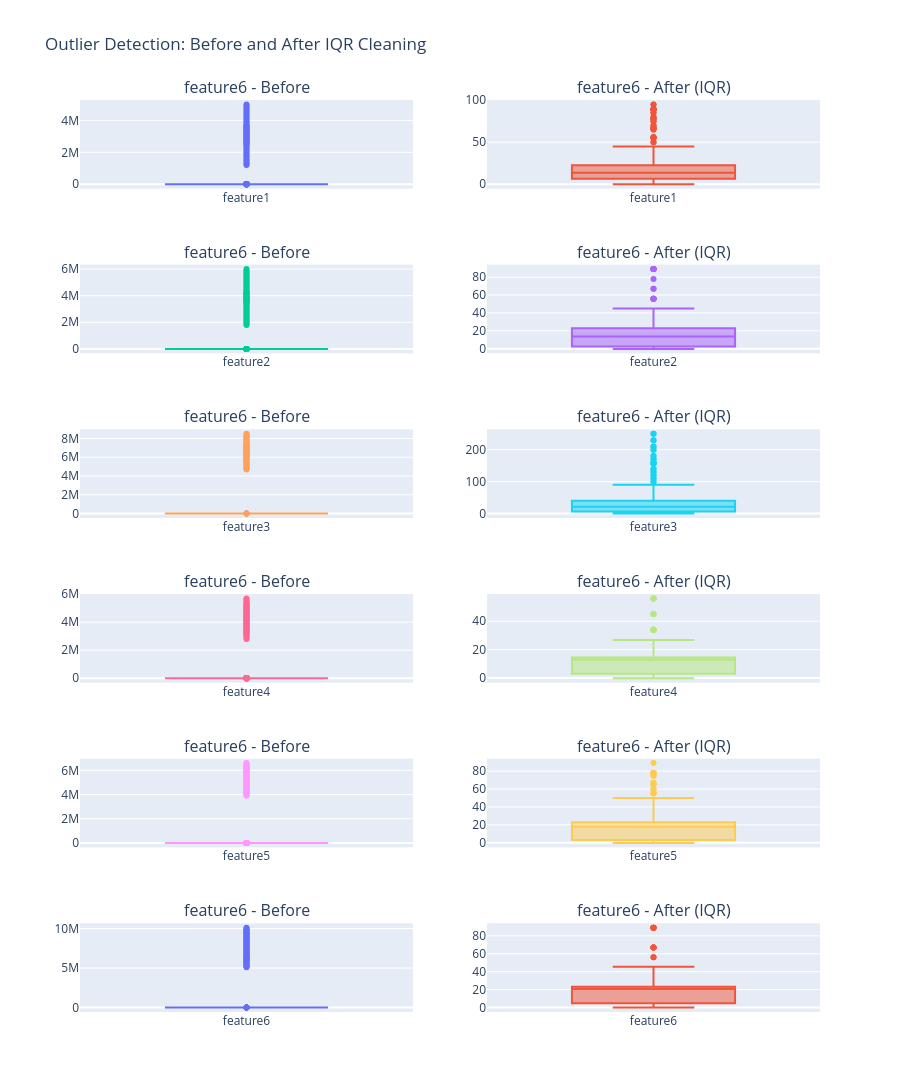

Notebook source saved alongside this figure:
### Markdown cell above
# Outliers

### Code cell
df_cleaned = df.copy()

# Calculate outlier bounds for all columns first
outlier_bounds = {}
for col in df.columns[:-1]:
    Q1 = df[col].quantile(0.25)
    Q3 = df[col].quantile(0.75)
    IQR = Q3 - Q1
    lower = Q1 - 1.5 * IQR
    upper = Q3 + 1.5 * IQR
    outlier_bounds[col] = (lower, upper)
    
    # Remove outliers from cleaned dataset
    df_cleaned = df_cleaned[(df_cleaned[col] >= lower) & (df_cleaned[col] <= upper)]

# Create subplots for before/after boxplots
fig = make_subplots(
    rows=len(df.columns) - 1, cols=2,
    subplot_titles=[f"{col} - Before" if i % 2 == 0 else f"{col} - After (IQR)" 
                    for i in range(2 * (len(df.columns) - 1))]
)

for idx, col in enumerate(df.columns[:-1]):
    # Before boxplot (using original data)
    fig.add_trace(
        go.Box(y=df[col], name=col, showlegend=False),
        row=idx + 1, col=1
    )
    
    # After boxplot (using cleaned data)
    fig.add_trace(
        go.Box(y=df_cleaned[col], name=col, showlegend=False),
        row=idx + 1, col=2
    )
    
    print(f"=== {col} ===")
    print(f"Before: count={df[col].count()}, mean={df[col].mean():.2f}, std={df[col].std():.2f}")
    print(f"After: count={df_cleaned[col].count()}, mean={df_cleaned[col].mean():.2f}, std={df_cleaned[col].std():.2f}\n")

fig.update_layout(height=300 * (len(df.columns) - 1), title_text="Outlier Detection: Before and After IQR Cleaning")
fig.show()

print(f"Rows removed: {len(df) - len(df_cleaned)} ({(1 - len(df_cleaned)/len(df))*100:.1f}%)")

### Figure 1 — Plotly figure (JSON) as saved in the notebook; plotly's stock layout.template omitted (floating-point values rounded to 4 significant figures; data arrays with more than 128 entries replaced by an {"elided": "..."} marker saying what was removed)
{"data": [{"name": "feature1", "showlegend": false, "type": "box", "xaxis": "x", "y": {"elided": "549 float values"}, "yaxis": "y"}, {"name": "feature1", "showlegend": false, "type": "box", "xaxis": "x2", "y": {"elided": "390 float values"}, "yaxis": "y2"}, {"name": "feature2", "showlegend": false, "type": "box", "xaxis": "x3", "y": {"elided": "549 float values"}, "yaxis": "y3"}, {"name": "feature2", "showlegend": false, "type": "box", "xaxis": "x4", "y": {"elided": "390 float values"}, "yaxis": "y4"}, {"name": "feature3", "showlegend": false, "type": "box", "xaxis": "x5", "y": {"elided": "549 float values"}, "yaxis": "y5"}, {"name": "feature3", "showlegend": false, "type": "box", "xaxis": "x6", "y": {"elided": "390 float values"}, "yaxis": "y6"}, {"name": "feature4", "showlegend": false, "type": "box", "xaxis": "x7", "y": {"elided": "549 float values"}, "yaxis": "y7"}, {"name": "feature4", "showlegend": false, "type": "box", "xaxis": "x8", "y": {"elided": "390 float values"}, "yaxis": "y8"}, {"name": "feature5", "showlegend": false, "type": "box", "xaxis": "x9", "y": {"elided": "549 float values"}, "yaxis": "y9"}, {"name": "feature5", "showlegend": false, "type": "box", "xaxis": "x10", "y": {"elided": "390 float values"}, "yaxis": "y10"}, {"name": "feature6", "showlegend": false, "type": "box", "xaxis": "x11", "y": {"elided": "549 float values"}, "yaxis": "y11"}, {"name": "feature6", "showlegend": false, "type": "box", "xaxis": "x12", "y": {"elided": "390 float values"}, "yaxis": "y12"}], "layout": {"annotations": [{"font": {"size": 16}, "showarrow": false, "text": "feature6 - Before", "x": 0.225, "xanchor": "center", "xref": "paper", "y": 1.0, "yanchor": "bottom", "yref": "paper"}, {"font": {"size": 16}, "showarrow": false, "text": "feature6 - After (IQR)", "x": 0.775, "xanchor": "center", "xref": "paper", "y": 1.0, "yanchor": "bottom", "yref": "paper"}, {"font": {"size": 16}, "showarrow": false, "text": "feature6 - Before", "x": 0.225, "xanchor": "center", "xref": "paper", "y": 0.8194, "yanchor": "bottom", "yref": "paper"}, {"font": {"size": 16}, "showarrow": false, "text": "feature6 - After (IQR)", "x": 0.775, "xanchor": "center", "xref": "paper", "y": 0.8194, "yanchor": "bottom", "yref": "paper"}, {"font": {"size": 16}, "showarrow": false, "text": "feature6 - Before", "x": 0.225, "xanchor": "center", "xref": "paper", "y": 0.6389, "yanchor": "bottom", "yref": "paper"}, {"font": {"size": 16}, "showarrow": false, "text": "feature6 - After (IQR)", "x": 0.775, "xanchor": "center", "xref": "paper", "y": 0.6389, "yanchor": "bottom", "yref": "paper"}, {"font": {"size": 16}, "showarrow": false, "text": "feature6 - Before", "x": 0.225, "xanchor": "center", "xref": "paper", "y": 0.4583, "yanchor": "bottom", "yref": "paper"}, {"font": {"size": 16}, "showarrow": false, "text": "feature6 - After (IQR)", "x": 0.775, "xanchor": "center", "xref": "paper", "y": 0.4583, "yanchor": "bottom", "yref": "paper"}, {"font": {"size": 16}, "showarrow": false, "text": "feature6 - Before", "x": 0.225, "xanchor": "center", "xref": "paper", "y": 0.2778, "yanchor": "bottom", "yref": "paper"}, {"font": {"size": 16}, "showarrow": false, "text": "feature6 - After (IQR)", "x": 0.775, "xanchor": "center", "xref": "paper", "y": 0.2778, "yanchor": "bottom", "yref": "paper"}, {"font": {"size": 16}, "showarrow": false, "text": "feature6 - Before", "x": 0.225, "xanchor": "center", "xref": "paper", "y": 0.09722, "yanchor": "bottom", "yref": "paper"}, {"font": {"size": 16}, "showarrow": false, "text": "feature6 - After (IQR)", "x": 0.775, "xanchor": "center", "xref": "paper", "y": 0.09722, "yanchor": "bottom", "yref": "paper"}], "height": 1800, "title": {"text": "Outlier Detection: Before and After IQR Cleaning"}, "xaxis": {"anchor": "y", "domain": [0, 0.45]}, "xaxis10": {"anchor": "y10", "domain": [0.55, 1]}, "xaxis11": {"anchor": "y11", "domain": [0, 0.45]}, "xaxis12": {"anchor": "y12", "domain": [0.55, 1]}, "xaxis2": {"anchor": "y2", "domain": [0.55, 1]}, "xaxis3": {"anchor": "y3", "domain": [0, 0.45]}, "xaxis4": {"anchor": "y4", "domain": [0.55, 1]}, "xaxis5": {"anchor": "y5", "domain": [0, 0.45]}, "xaxis6": {"anchor": "y6", "domain": [0.55, 1]}, "xaxis7": {"anchor": "y7", "domain": [0, 0.45]}, "xaxis8": {"anchor": "y8", "domain": [0.55, 1]}, "xaxis9": {"anchor": "y9", "domain": [0, 0.45]}, "yaxis": {"anchor": "x", "domain": [0.9028, 1.0]}, "yaxis10": {"anchor": "x10", "domain": [0.1806, 0.2778]}, "yaxis11": {"anchor": "x11", "domain": [0, 0.09722]}, "yaxis12": {"anchor": "x12", "domain": [0, 0.09722]}, "yaxis2": {"anchor": "x2", "domain": [0.9028, 1.0]}, "yaxis3": {"anchor": "x3", "domain": [0.7222, 0.8194]}, "yaxis4": {"anchor": "x4", "domain": [0.7222, 0.8194]}, "yaxis5": {"anchor": "x5", "domain": [0.5417, 0.6389]}, "yaxis6": {"anchor": "x6", "domain": [0.5417, 0.6389]}, "yaxis7": {"anchor": "x7", "domain": [0.3611, 0.4583]}, "yaxis8": {"anchor": "x8", "domain": [0.3611, 0.4583]}, "yaxis9": {"anchor": "x9", "domain": [0.1806, 0.2778]}}}
